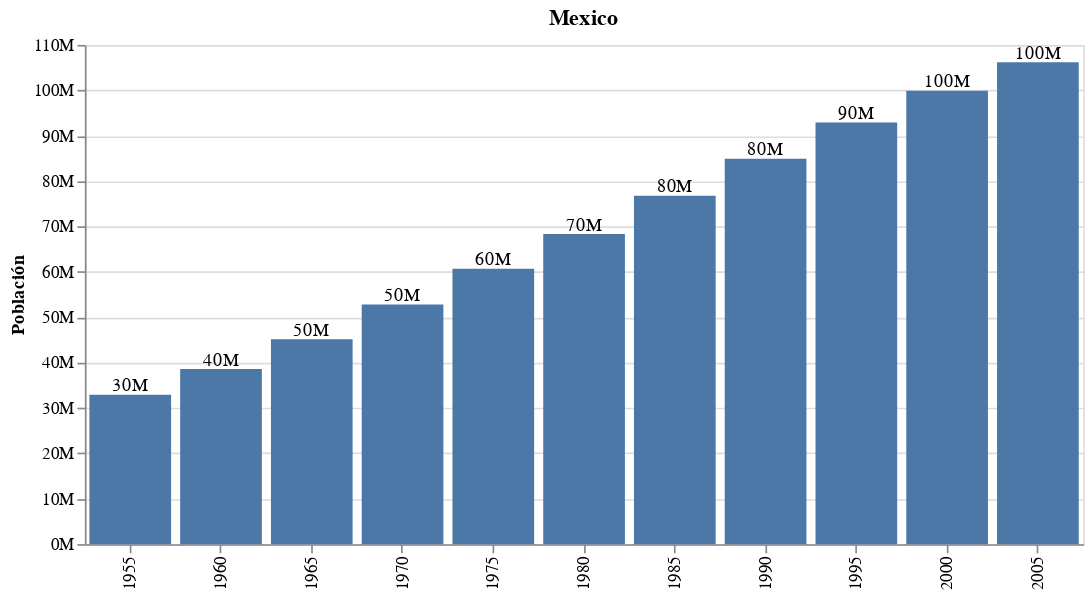

Here is the notebook cell this chart was saved with:
### Code cell
alt.layer(base_chart, texto_chart).properties(title = "Mexico")

### Figure 1 — Vega-Lite specification as saved in the notebook (floating-point values rounded to 4 significant figures)
{"config": {"view": {"continuousWidth": 300, "continuousHeight": 300}}, "layer": [{"mark": {"type": "bar"}, "encoding": {"x": {"field": "year", "title": "", "type": "ordinal"}, "y": {"axis": {"format": "s"}, "field": "pop", "title": "Población", "type": "quantitative"}}}, {"mark": {"type": "text", "dy": -5}, "encoding": {"text": {"field": "pop", "format": ".0s", "type": "quantitative"}, "x": {"field": "year", "title": "", "type": "ordinal"}, "y": {"axis": {"format": "s"}, "field": "pop", "title": "Población", "type": "quantitative"}}}], "data": {"name": "data-03a21bae6f1a3842c3aad2532442faa5"}, "title": "Mexico", "width": 600, "$schema": "https://vega.github.io/schema/vega-lite/v5.20.1.json", "datasets": {"data-03a21bae6f1a3842c3aad2532442faa5": [{"year": 1955, "country": "Mexico", "cluster": 3, "pop": 32929914, "life_expect": 55.19, "fertility": 6.8}, {"year": 1960, "country": "Mexico", "cluster": 3, "pop": 38578505, "life_expect": 58.3, "fertility": 6.75}, {"year": 1965, "country": "Mexico", "cluster": 3, "pop": 45142399, "life_expect": 60.11, "fertility": 6.75}, {"year": 1970, "country": "Mexico", "cluster": 3, "pop": 52775158, "life_expect": 62.36, "fertility": 6.5}, {"year": 1975, "country": "Mexico", "cluster": 3, "pop": 60678045, "life_expect": 65.03, "fertility": 5.25}, {"year": 1980, "country": "Mexico", "cluster": 3, "pop": 68347479, "life_expect": 67.41, "fertility": 4.25}, {"year": 1985, "country": "Mexico", "cluster": 3, "pop": 76767225, "life_expect": 69.5, "fertility": 3.63}, {"year": 1990, "country": "Mexico", "cluster": 3, "pop": 84913652, "life_expect": 71.45, "fertility": 3.191}, {"year": 1995, "country": "Mexico", "cluster": 3, "pop": 92880353, "life_expect": 73.67, "fertility": 2.671}, {"year": 2000, "country": "Mexico", "cluster": 3, "pop": 99926620, "life_expect": 74.9, "fertility": 2.401}, {"year": 2005, "country": "Mexico", "cluster": 3, "pop": 106202903, "life_expect": 76.19, "fertility": 2.211}]}}
